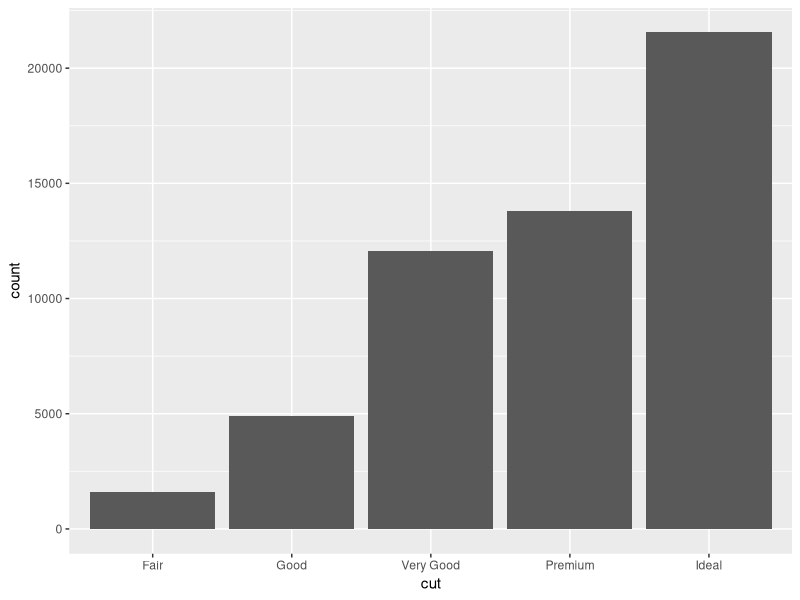
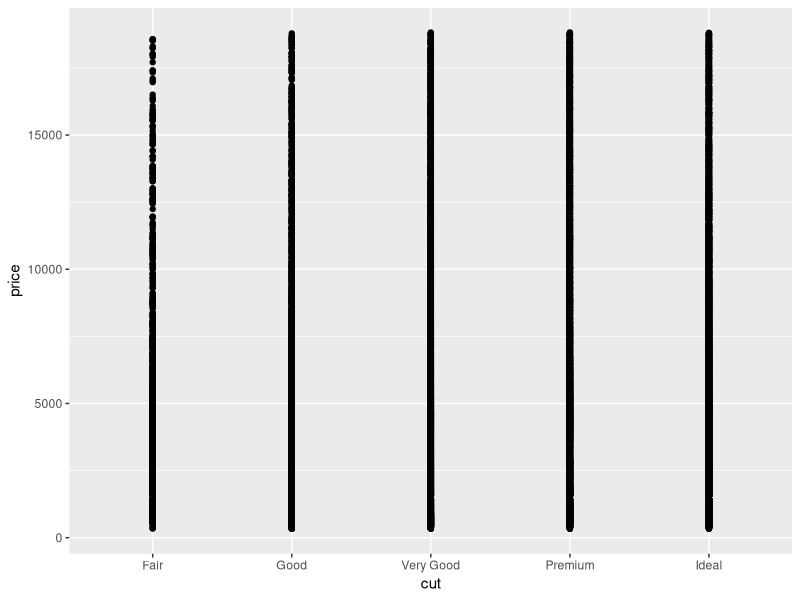
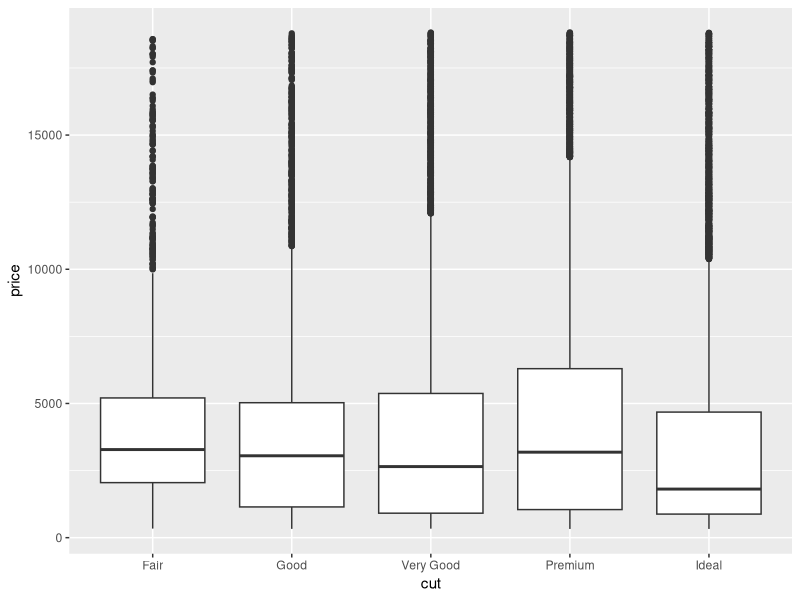
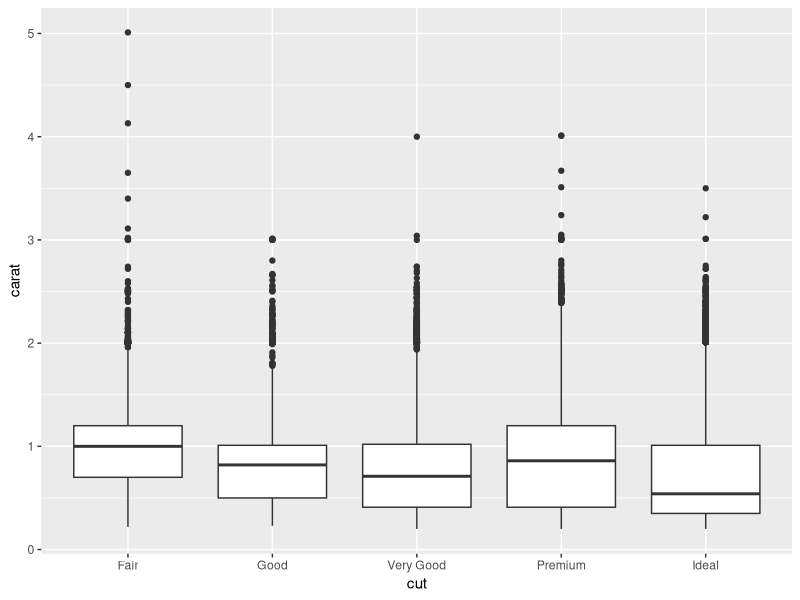

The R source for these figures, in order:
## ---- chunk 1
# knitr options
knitr::opts_chunk$set(echo = TRUE)
## ---- chunk 2
library(tidyverse)

## ---- chunk 3
#head(diamonds)
#?diamonds
#glimpse(diamonds)
summary(diamonds)
## ---- chunk 4
diamonds %>%
  ggplot(aes(cut)) +
  geom_bar()
## ---- chunk 5
diamonds %>%
  ggplot(aes(cut, price)) +
  geom_point()
## ---- chunk 6
diamonds %>%
  ggplot(aes(cut, price)) +
  geom_boxplot()
## ---- chunk 7
diamonds %>%
  ggplot(aes(cut, carat)) +
  geom_boxplot()
